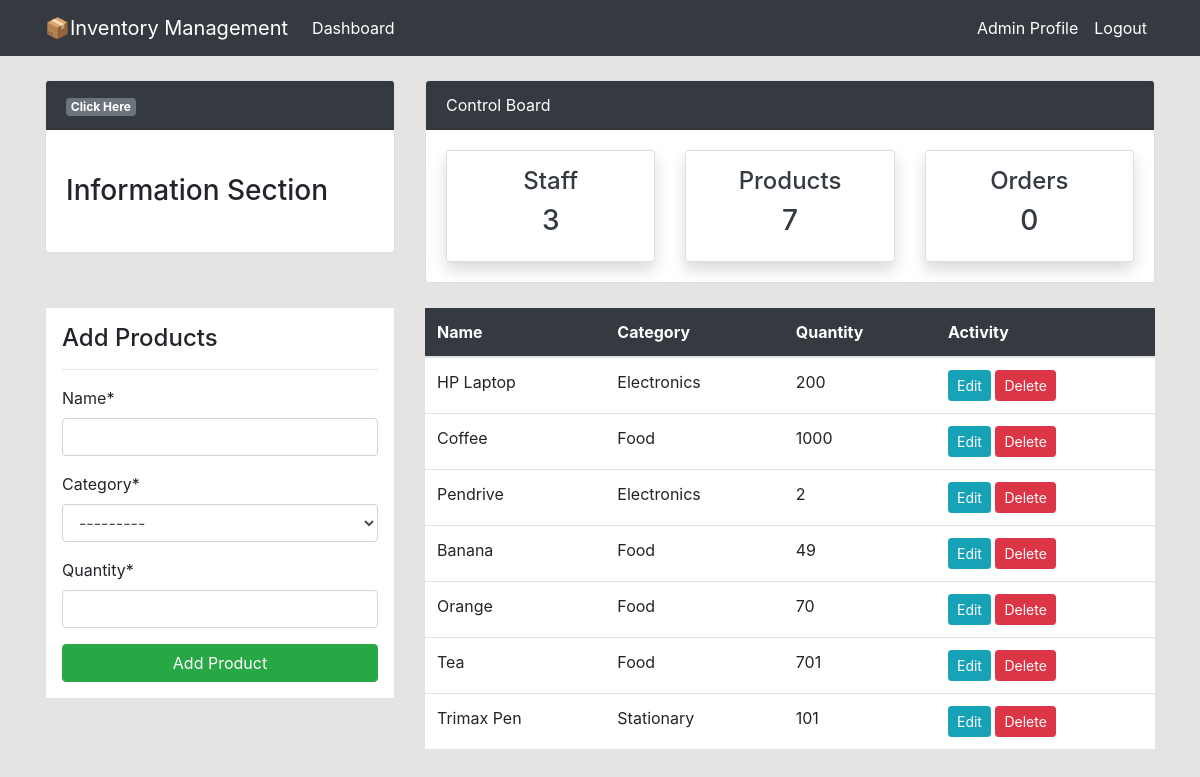
/product/ (signed in), run on the app's committed database.
### dashboard/models.py (models this page shows, shortened)
class Product(models.Model):
    name = models.CharField(max_length=100, null=True)
    category = models.CharField(max_length=20, choices=CATEGORY, null=True)
    quantity = models.PositiveIntegerField(null=True)

### dashboard/views.py (the view)
# urls.py: path('product/', views.product, name='dashboard-product'),
@login_required()
def product(request):
    items = Product.objects.all()
    staff_w = User.objects.all().count()
    order_s = Order.objects.all().count()
    product_s = items.count()
    if request.method == 'POST':
        form = ProductForm(request.POST)
        if form.is_valid():
            form.save()
            product_name = form.cleaned_data.get('name')
            messages.success(request, f'{product_name} added to the database')
            return redirect('dashboard-product')
    else:
        form = ProductForm()
    context = {
        'items' : items,
        'form' : form,
        'w_count': staff_w,
        'o_count' : order_s,
        'p_count' : product_s,
        'flash_messages' : flash_message,
    }
    return render(request, 'dashboard/product.html', context)

### dashboard/forms.py
class ProductForm(forms.ModelForm):
    class Meta:
        model = Product
        fields = ['name', 'category', 'quantity']

### templates/dashboard/product.html (shortened to what this page needs)
{% extends 'partials/base.html' %}
{% load crispy_forms_tags %}
{% block content %}
    {% include 'partials/topnav.html' %}
    <div class="container">
        <div class="row my-4">
            <div class="col-md-4">
                <div class="border bg-white p-3">
                    <h4>Add Products</h4>
                    <hr>
                    <form method="POST">
                        {{ form | crispy }}
                        <input class="btn btn-success btn-block" type="submit" value="Add Product">
                    </form>
                </div>
            </div>
            <div class="col-md-8">
                <table class="table bg-white">
                    <thead class="bg-dark">
                        <tr class="text-white">
                            <th scope="col">Name</th>
                            <th scope="col">Category</th>
                            <th scope="col">Quantity</th>
                            <th scope="col">Activity</th>
                        </tr>
                    </thead>
                    <tbody>
                        {% for item in items %}
                        <tr>
                            <td>{{ item.name }}</td>
                            <td>{{ item.category }}</td>
                            <td>{{ item.quantity }}</td>
                            <td>
                                <a class="btn btn-info btn-sm" href="{% url 'dashboard-product-update' item.id %}">Edit</a>
                                <a class="btn btn-danger btn-sm" href="{% url 'dashboard-product-delete' item.id %}">Delete</a>
                            </td>
                        </tr>
                        {% endfor %}
                    </tbody>
                </table>
            </div>
        </div>
    </div>
{% endblock %}

### templates/partials/base.html (shortened to what this page needs)
{% load static %}
<!doctype html>
<html lang="en">
  <head>
    <link rel="stylesheet" href="https://cdn.jsdelivr.net/npm/bootstrap@4.6.1/dist/css/bootstrap.min.css">
    <link rel="stylesheet" href="{% static '/style.css' %}">
  </head>
  <body>
    {% include 'partials/nav.html' %}
    {% block content %}
    {% endblock %}
  </body>
</html>

### templates/partials/nav.html (shortened to what this page needs)
<nav class="navbar navbar-expand-lg navbar-darko bg-dark">
    <div class="container">
        <a class="navbar-brand text-white" href="{% url 'dashboard-index' %}">📦Inventory Management</a>
        <div class="collapse navbar-collapse" id="navbarSupportedContent">
            <ul class="navbar-nav mr-auto">
                <li class="nav-item active">
                    <a class="nav-link text-white" href="{% url 'dashboard-index' %}">Dashboard </a>
                </li>
            </ul>
            {% if user.is_authenticated %}
            <ul class="navbar-nav ml-auto">
                <li class="nav-item active">
                    <a class="nav-link text-white" href="{% url 'user-profile' %}">{{ user.username }} Profile </a>
                </li>
                <li class="nav-item">
                    <a class="nav-link text-white" href="{% url 'user-logout' %}">Logout</a>
                </li>
            </ul>
            {% endif %}
        </div>
    </div>
</nav>

### templates/partials/topnav.html (shortened to what this page needs)
<div class="container">
    <div class="row mt-4">
        <div class="col-md-4">
            <div class="card">
                <div class="card-header bg-dark text-white">
                    <a href="{% url 'dashboard-flash-messages' %}" class="badge badge-secondary">Click Here</a>
                </div>
                <div class="card-body">
                    {% if flash_messages %}
                    <marquee behavior="" direction="">
                        <h3 class="my-4">
                            {% for m in flash_messages %}
                                {{m.name}}'s,
                            {% endfor %}
                            Order is out of stock
                        </h3>
                    </marquee>
                    {% else %}
                    <marquee behavior="" direction="">
                        <h3 class="my-4">Information Section</h3>
                    </marquee>
                    {% endif %}
                </div>
            </div>
        </div>
        <div class="col-md-8">
            <div class="card">
                <div class="card-header bg-dark text-white">
                    Control Board
                </div>
                <div class="card-body">
                    <div class="row">
                        <div class="col-md-4">
                            <a class="text-decoration-none text-dark" href="{% url 'dashboard-staff' %}">
                                <div class="card my-card shadow text-center p-3">
                                    <h4>Staff </h4>
                                    <h3>{{ w_count }}</h3>
                                </div>
                            </a>
                        </div>
                        <div class="col-md-4">
                            <a class="text-decoration-none text-dark" href="{% url 'dashboard-product' %}">
                                <div class="card my-card shadow text-center p-3">
                                    <h4>Products </h4>
                                    <h3>{{ p_count }}</h3>
                                </div>
                            </a>
                        </div>
                        <div class="col-md-4">
                            <a class="text-decoration-none text-dark" href="{% url 'dashboard-order' %}">
                                <div class="card my-card shadow text-center p-3">
                                    <h4>Orders </h4>
                                    <h3>{{ o_count }}</h3>
                                </div>
                            </a>
                        </div>
                    </div>
                </div>
            </div>
        </div>
    </div>
</div>

### static/style.css (style rules this page uses)
body { background: rgb(230, 227, 227); }

### data on the page
Product: name "HP Laptop", category "Electronics", quantity "200"
Product: name "Coffee", category "Food", quantity "1000"
Product: name "Pendrive", category "Electronics", quantity "2"
Product: name "Banana", category "Food", quantity "49"
Product: name "Orange", category "Food", quantity "70"
Product: name "Tea", category "Food", quantity "701"
Product: name "Trimax Pen", category "Stationary", quantity "101"

### other printed values
{{ user.username }} "Admin"
{{ w_count }} "3"
{{ p_count }} "7"
{{ o_count }} "0"
